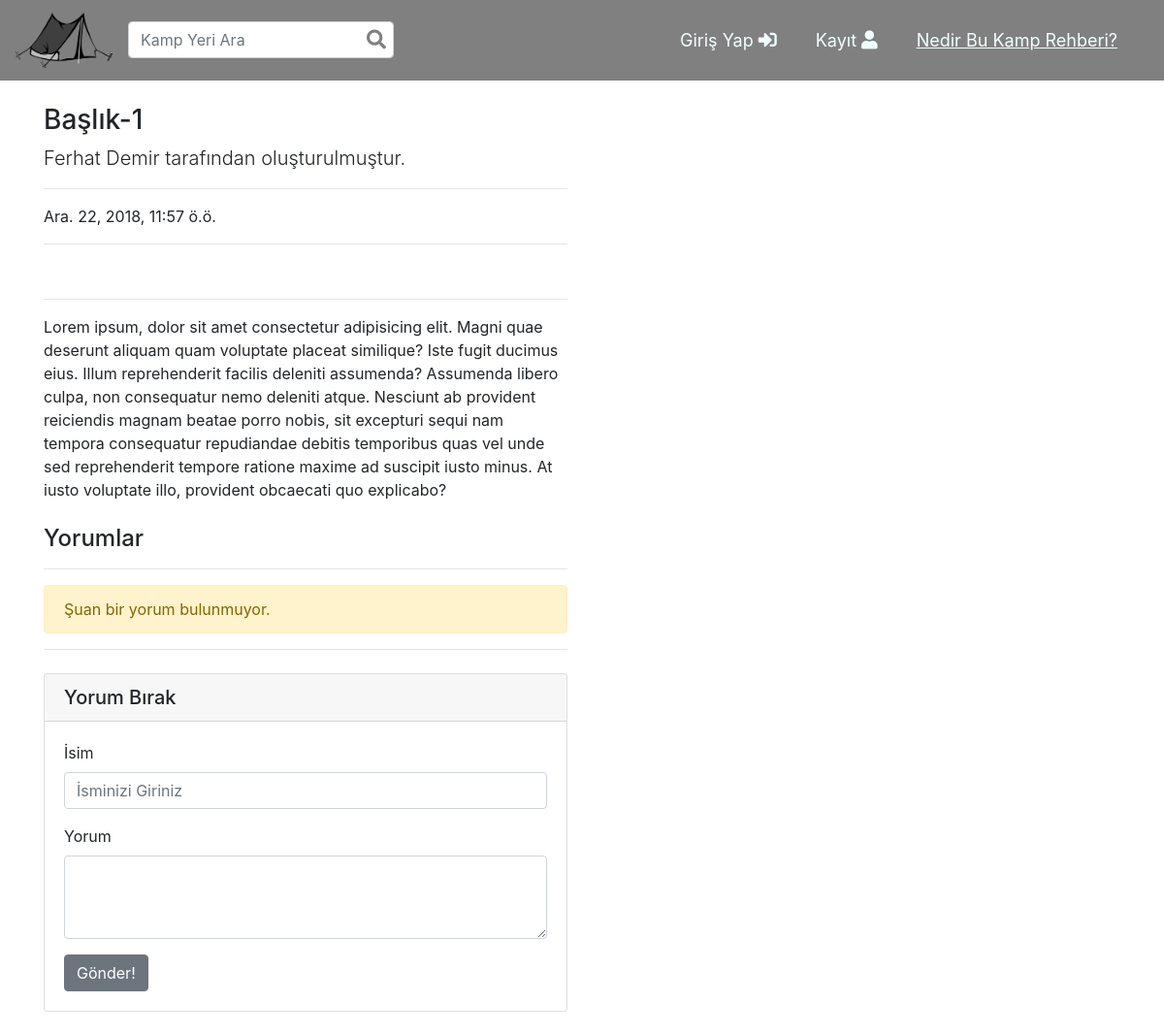
The page /Blog/article/19 on the database its author committed.
### Blog/models.py (models this page shows)
class Article(models.Model):
    author = models.ForeignKey('auth.User', on_delete = models.CASCADE, verbose_name = 'Yazar')
    title = models.CharField(max_length = 50, verbose_name = 'Başlık')
    content = RichTextField(verbose_name = 'İçerik')
    created_date = models.DateTimeField(auto_now_add = True, verbose_name = 'Oluşturulma Tarihi')
    article_image = models.FileField(blank = True, null = True, verbose_name = 'Makaleye Fotoğraf Ekleyin')

### Blog/views.py (the view)
# urls.py: path('article/<int:id>', views.detail, name = 'detail'),
def detail(request, id):
    article = get_object_or_404(Article, id = id) # id'si bulunmayan yazıyı da göstermemek için
    comments = article.comments.all() #Yorumları saklayacak liste
    return render(request, 'detail.html', {'article': article, 'comments': comments})

### templates/detail.html (shortened to what this page needs)
{% extends "layout.html" %}
{% block body %}
<div class="container">
        <div class="row">
          <div class="col-lg-6">
            <h3 class="mt-4">{{article.title}}</h3>
            <p class="lead">
              {{article.author}} tarafından oluşturulmuştur.
            </p>
            <hr>
            <p>{{article.created_date}}</p>
            <hr>
            <hr>
            <p class="lead">
              {{article.content|safe}}
            </p>
            <h4 class="mt-4">Yorumlar</h4>
            <hr>
                {% if comments %}
                  {% for comment in comments %}
                  <div class="media mb-4">
                      <img class="d-flex mr-3 rounded-circle" src="http://placehold.it/50x50" alt="">
                      <div class="media-body">
                        <h5 class="mt-0">{{comment.comment_author}}</h5>
                       {{comment.comment_content}}
                      </div>
                    </div>
                  {% endfor %}
                {% else %}
                  <div class="alert alert-warning">
                    Şuan bir yorum bulunmuyor.
                  </div>
                {% endif %}
            <hr>
          <div class="card my-4">
              <h5 class="card-header">Yorum Bırak</h5>
              <div class="card-body">
                <form method="POST" action="{% url 'Blog:comment' article.id%}">
                  <div class="form-group">
                      <div class="form-group">
                          <label for="formGroupExampleInput">İsim</label>
                          <input name = "comment_author" type="text" class="form-control" id="formGroupExampleInput" placeholder="İsminizi Giriniz">
                        </div>
                        <label for="formGroupExampleInput">Yorum</label>
                    <textarea name = "comment_content" class="form-control" rows="3"></textarea>
                  </div>
                  <button type="submit" class="btn btn-secondary">Gönder!</button>
                </form>
              </div>
          </div>
            </div>
                </div>
{% endblock body %}

### rows shown on the page
Article: title "Başlık-1", author "Ferhat Demir", created_date "Ara. 22, 2018, 11:57 ö.ö.", content "Lorem ipsum, dolor sit amet consectetur adipisicing elit. Magni quae deserunt aliquam quam voluptate placeat similique? Iste fugit ducimus eius. Illum reprehenderit facilis deleniti assumenda? Assumenda libero culpa, non consequatur nemo deleniti atque. Nesciunt ab provident reiciendis magnam beatae porro nobis, sit excepturi sequi nam tempora consequatur repudiandae debitis temporibus quas vel unde sed reprehenderit tempore ratione maxime ad suscipit iusto minus. At iusto voluptate illo, provident obcaecati quo explicabo?"
